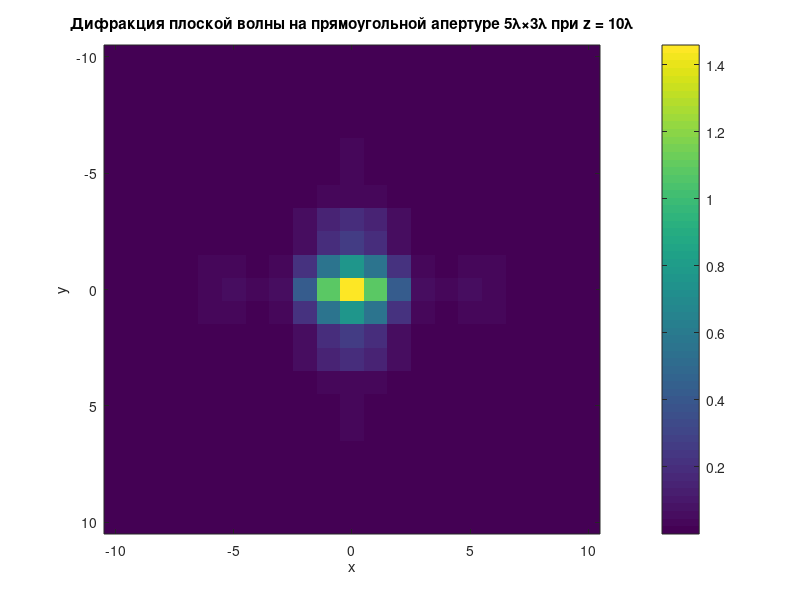
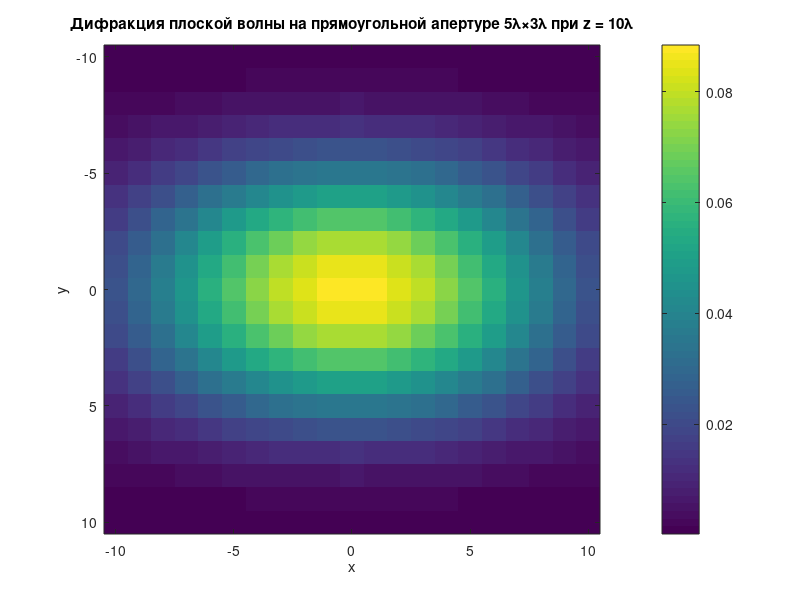
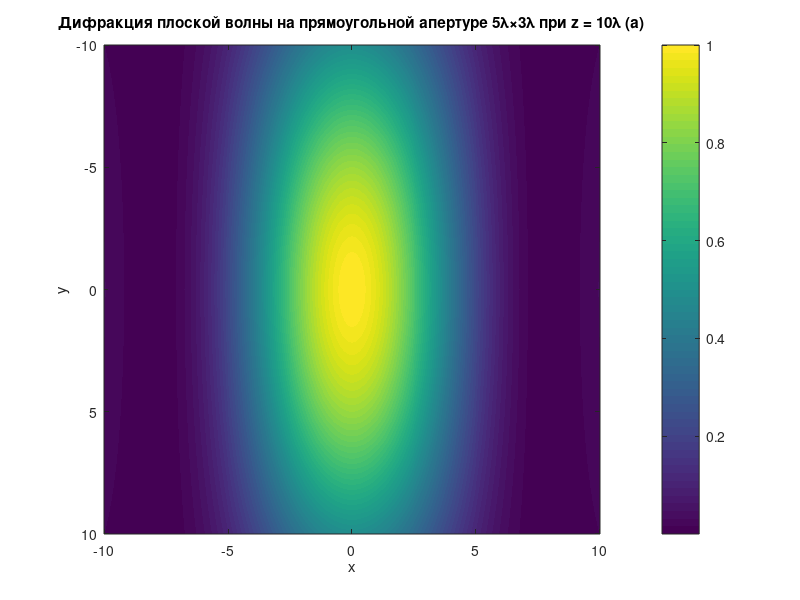
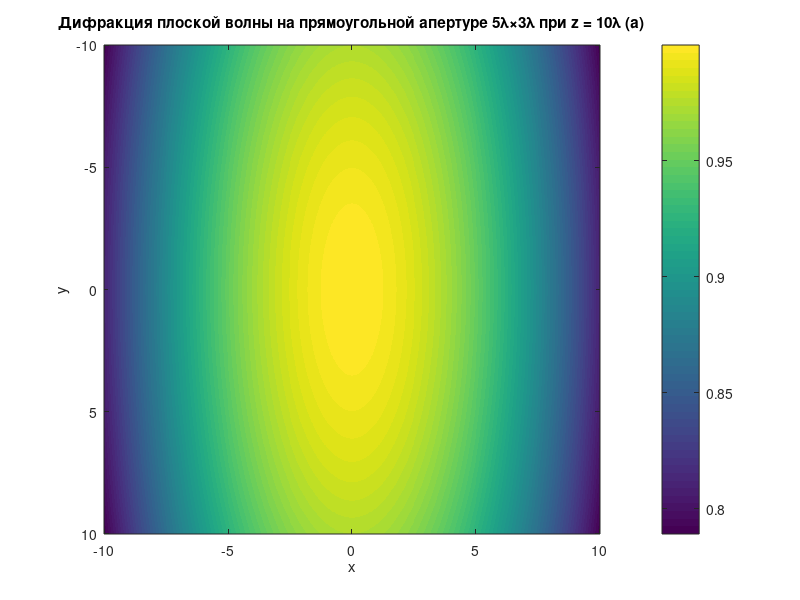

Write MATLAB code to recreate these figures, in order.
% Вариант 4

##Рассмотреть с помощью интеграла Рэлея-Зоммерфельда первого рода дифракцию
##плоской монохроматической волны на прямоугольной апертуре с размерами 5λ×3λ.
##Получить распределение интенсивности вдоль оси x на расстояниях от экрана
##равных 10λ и 50λ (рисунок 2). Сравнить результаты полученные при дифракции на
##прямоугольной апертуре с аналитическим решением в дальней зоне (sinc).

close all;
clear;

lambda = 1; % в условных единицах
a = 5 * lambda; % Размер апертуры по x
b = 3 * lambda; % Размер апертуры по y
k = 2 * pi / lambda; % Волновое число
screen_size = 10; % размер получаемых изображений

% Размер сетки
N = 1000; % Количество точек по каждой оси
x = linspace(-a/2, a/2, N);
y = linspace(-b/2, b/2, N);
[X, Y] = meshgrid(x, y);

% Расстояние от апертуры до экрана
z1 = 10 * lambda;
z2 = 50 * lambda;

U0 = @(z) exp(1i*2*pi*(z/lambda)); % плоская монохроматическая волна

U1 = zeros(2*screen_size, 2*screen_size); % матрица для результирующего поля

% z - расстояние до экрана
I_a = @(x, y, z) (sin(k*a.*X/(2*z))./(k*a.*X/(2*z))).^2 ...
    .*(sin(k*b.*Y/(2*z))./(k*b.*Y/(2*z))).^2; % аналитическое решение для интенсивности дифракции на экране для заданных координат xx и yy
    
%расчет интегралов Рэлея-Зоммерфельда первого рода для каждой точки на экране для заданных расстояний z1 и z2
for i = 1:(2*screen_size+1)
  for j = 1:(2*screen_size+1)

    % очередные координаты
    X = i-(screen_size+1);
    Y = j-(screen_size+1);

    % подынтегральные функции
    func1 = @(x,y) U0(z1).*(exp(1i.*k.*(sqrt((X-x).^2+(Y-y).^2+z1.^2)))./((X-x).^2+(Y-y).^2+z1.^2)).*(1+(1i./(k.*sqrt((X-x).^2+(Y-y).^2+z1.^2))));
    func2 = @(x,y) U0(z2).*(exp(1i.*k.*(sqrt((X-x).^2+(Y-y).^2+z2.^2)))./((X-x).^2+(Y-y).^2+z2.^2)).*(1+(1i./(k.*sqrt((X-x).^2+(Y-y).^2+z2.^2))));

    % считаем интегралы Рэлея-Зоммерфельда первого рода на прямоугольной апертуре (по всей площади) с размерами 5λ×3λ
    % используется для описания дифракции света на препятствиях.
    % учитывает вклад каждой точки на поверхности апертуры в формирование поля на удаленном экране
    U1(i,j) = integral2(func1,-2.5*lambda,2.5*lambda, -1.5*lambda,1.5*lambda);
    U2(i,j) = integral2(func2,-2.5*lambda,2.5*lambda, -1.5*lambda,1.5*lambda);
  end
end

U1 = -(1i*k*z1)/(2*pi).*U1;
U2 = -(1i*k*z2)/(2*pi).*U2;

% Вычисление интенсивности дифракции аналитически
I_a1 = I_a(X, Y, z1);

% Нормировка интенсивности
% делим на максимальное значение
I_a1 = I_a1 / max(I_a1(:));

I_a2 = I_a(X, Y, z2);
I_a2 = I_a2 / max(I_a1(:));

x=-screen_size:screen_size;
y=-screen_size:screen_size;

% Визуализация результатов
figure;
imagesc(x, y, U1.*conj(U1));
xlabel('x');
ylabel('y');
title('Дифракция плоской волны на прямоугольной апертуре 5λ×3λ при z = 10λ');
colorbar;

figure;
imagesc(x, y, U2.*conj(U2));
xlabel('x');
ylabel('y');
title('Дифракция плоской волны на прямоугольной апертуре 5λ×3λ при z = 10λ');
colorbar;

figure;
imagesc(x, y, I_a1);
xlabel('x');
ylabel('y');
title('Дифракция плоской волны на прямоугольной апертуре 5λ×3λ при z = 10λ (а)');
colorbar;

figure;
imagesc(x, y, I_a2);
xlabel('x');
ylabel('y');
title('Дифракция плоской волны на прямоугольной апертуре 5λ×3λ при z = 10λ (а)');
colorbar;
